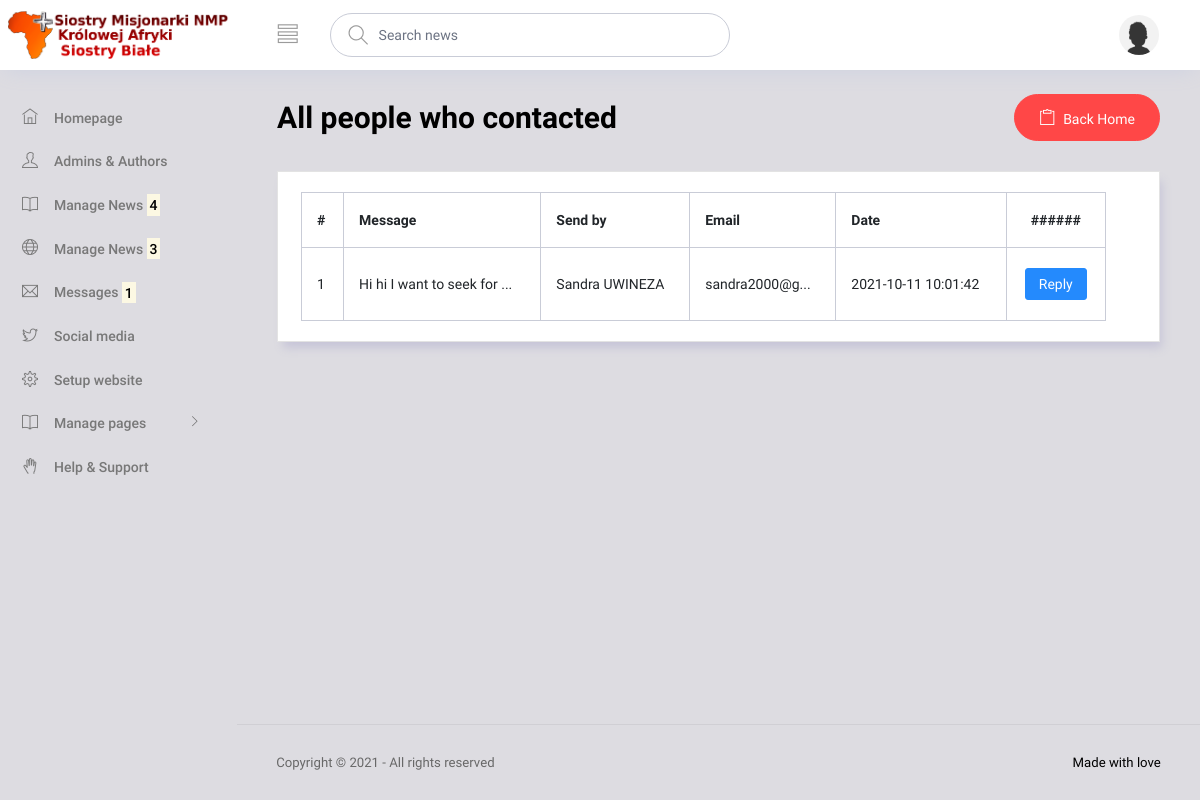
/admin/messages.php (signed in), run on the app's committed database.
### tables this page shows
CREATE TABLE `message` (
  `message_id` int(10) NOT NULL,
  `firstname` varchar(100) NOT NULL,
  `lastname` varchar(100) NOT NULL,
  `message_title` varchar(150) NOT NULL,
  `message_content` mediumtext NOT NULL,
  `sender_email` varchar(100) NOT NULL,
  `message_date` datetime NOT NULL DEFAULT current_timestamp()
);

### configs/adminquery.php (called while the page is built, shortened)
<?php
include('dbconnection.php');
class AdminQuery extends DbConnection {
    public function __construct() {
        $object = new DbConnection;
        $this->con= $object->connection();
    }
    public function readAllMessages() {
        $stmt=$this->con->prepare("SELECT * FROM message ORDER BY message_id DESC ");
        $stmt->execute();
        return $stmt;
    }
    public function showShortText12($string) {
        if (strlen($string) > 12) {
            $string = substr($string, 0, 12) . '...';
            return $string;
        } else {
            return $string;
        }
    }
    public function showShortText25($string) {
        if (strlen($string) > 25) {
            $string = substr($string, 0, 25) . '...';
            return $string;
        } else {
            return $string;
        }
    }
}
?>

### configs/dbconnection.php (called while the page is built, shortened)
<?php
class DbConnection {
    public    $host= "localhost";
    protected $database= "catholicdb";
    private   $user= "root";
    private   $password= "";
    public function connection(){
        try{
            $dsn= "mysql:host=$this->host; dbname=$this->database";
            $this->con = new PDO($dsn, $this->user, $this->password);
            return $this->con;
        } catch(PDOException $err ) {
            echo "OOPS! ERROR OCCURED".$err->getMessage();
        }
    }
}
?>

### admin/messages.php (the view, shortened to what this page needs)
<?php include('reusable/navbar.php'); ?>
      <div class="main-panel">
        <div class="content-wrapper">
          <?php if(!isset($_GET['reply'])) { ?>
          <div class="row">
            <div class="col-md-12 grid-margin">
              <div class="d-flex justify-content-between align-items-center">
                <div>
                  <h3 class="font-weight-bold mb-0">All people who contacted</h3>
                </div>
                <div>
                  <a href="../admin/dashboard" class="btn btn-danger btn-icon-text btn-rounded">
                      <i class="ti-clipboard btn-icon-prepend"></i>Back Home
                  </a>
                </div>
              </div>
            </div>
          </div>
          <div class="row">
            <div class="col-md-12 grid-margin stretch-card">
              <div class="card position-relative">
                <div class="card-body">
                  <div class="row col-md-12 table-responsive">
                    <table class="table table-bordered">
                      <thead>
                        <tr>
                          <th>#</th>
                          <th>Message</th>
                          <th>Send by</th>
                          <th>Email</th>
                          <th>Date</th>
                          <th class="text-center">######</th>
                        </tr>
                      </thead>
                      <tbody>
                      <?php
                        $num = 1;
                        $stmt= $object->readAllMessages();
                        while($row= $stmt->FETCH(PDO::FETCH_ASSOC)) {
                      ?>
                        <tr>
                          <td><?php echo $num; ?></td>
                          <td><?php echo $object->showShortText25($row['message_content']); ?></td>
                          <td><?php echo $row['firstname']." ".$row['lastname']; ?></td>
                          <td title="<?php echo $row['sender_email']; ?>"><?php echo $object->showShortText12($row['sender_email']); ?></td>
                          <td><?php echo $row['message_date']; ?></td>
                          <td class="text-center"><a class="btn btn-sm btn-primary" href="../admin/messages?reply=<?php echo $row['message_id']; ?>">Reply</a></td>
                        </tr>
                      <?php $num++; } ?>
                      </tbody>
                    </table>
                  </div>
                </div>
              </div>
            </div>
          </div>
          <?php } ?>
        </div>
        <?php include('reusable/footer.php'); ?>

### data on the page
message: message_content "Hi hi I want to seek for ...", firstname "Sandra", lastname "UWINEZA", sender_email "sandra2000@g...", message_date "2021-10-11 10:01:42"

### other printed values
$total_articles "4"
$total_articles_author "3"
$total_messages "1"
